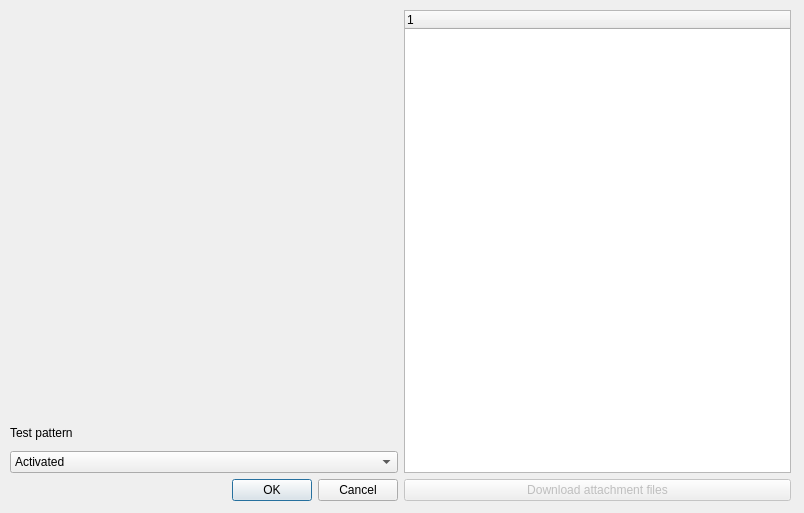
<?xml version="1.0" encoding="UTF-8"?>
<ui version="4.0">
 <class>AdvancedSettingsWindow</class>
 <widget class="QDialog" name="AdvancedSettingsWindow">
  <property name="geometry">
   <rect>
    <x>0</x>
    <y>0</y>
    <width>804</width>
    <height>513</height>
   </rect>
  </property>
  <property name="windowTitle">
   <string>OCPM</string>
  </property>
  <property name="locale">
   <locale language="English" country="UnitedStates"/>
  </property>
  <widget class="QWidget" name="horizontalLayoutWidget">
   <property name="geometry">
    <rect>
     <x>10</x>
     <y>10</y>
     <width>781</width>
     <height>491</height>
    </rect>
   </property>
   <layout class="QHBoxLayout" name="horizontalLayout">
    <item>
     <layout class="QVBoxLayout" name="verticalLayout">
      <item>
       <widget class="QLabel" name="label_title">
        <property name="maximumSize">
         <size>
          <width>16777215</width>
          <height>50</height>
         </size>
        </property>
        <property name="text">
         <string/>
        </property>
       </widget>
      </item>
      <item>
       <widget class="QLabel" name="label_picture">
        <property name="text">
         <string/>
        </property>
       </widget>
      </item>
      <item>
       <widget class="QLabel" name="label_testPattern">
        <property name="enabled">
         <bool>true</bool>
        </property>
        <property name="maximumSize">
         <size>
          <width>16777215</width>
          <height>25</height>
         </size>
        </property>
        <property name="text">
         <string>Test pattern</string>
        </property>
       </widget>
      </item>
      <item>
       <widget class="QComboBox" name="comboBox_testPattern">
        <property name="enabled">
         <bool>true</bool>
        </property>
        <item>
         <property name="text">
          <string>Activated</string>
         </property>
        </item>
        <item>
         <property name="text">
          <string>Inactive</string>
         </property>
        </item>
       </widget>
      </item>
      <item>
       <widget class="QDialogButtonBox" name="buttonBox_OKCancel">
        <property name="standardButtons">
         <set>QDialogButtonBox::Cancel|QDialogButtonBox::Ok</set>
        </property>
        <property name="centerButtons">
         <bool>false</bool>
        </property>
       </widget>
      </item>
     </layout>
    </item>
    <item>
     <layout class="QVBoxLayout" name="verticalLayout_2">
      <item>
       <widget class="QTreeWidget" name="treeWidget_information"/>
      </item>
      <item>
       <widget class="QPushButton" name="pushButton_attachment">
        <property name="enabled">
         <bool>false</bool>
        </property>
        <property name="text">
         <string>Download attachment files</string>
        </property>
        <property name="icon">
         <iconset>
          <normaloff>../cinemaouvert-opp/resources/glyphicons/glyphicons_181_download_alt.png</normaloff>../cinemaouvert-opp/resources/glyphicons/glyphicons_181_download_alt.png</iconset>
        </property>
       </widget>
      </item>
     </layout>
    </item>
   </layout>
  </widget>
 </widget>
 <resources/>
 <connections/>
</ui>
